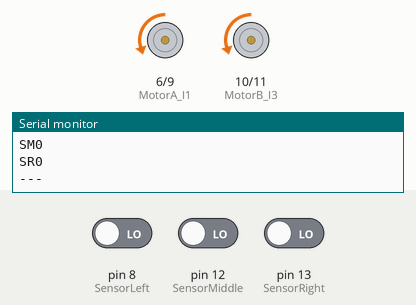
Recording of a sketch running on a simulated Arduino Uno, built with avr-gcc and run on an emulated ATmega328P. Shown: motor-driver pin pairs drawn as motors (green arrow = first pin HIGH = forward, orange = second pin HIGH = backward, longer = more drive), the last lines printed to the serial monitor. Inputs (shaded band) come from the test bench; at power-on: pin 8 (SensorLeft) LOW, pin 13 (SensorRight) LOW, pin 12 (SensorMiddle) LOW.

Above: at 1.8 s.
1.9 s: pin 8 (SensorLeft) driven HIGH
At 3.2 s:
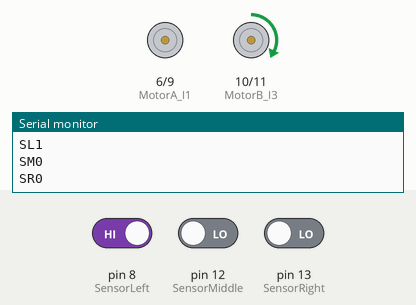
3.5 s: pin 13 (SensorRight) driven HIGH
At 3.8 s:
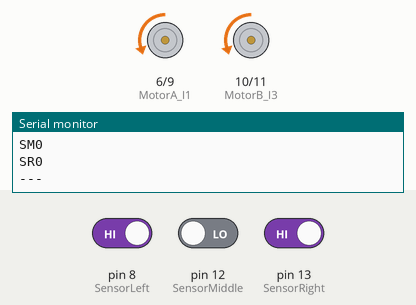
5.0 s: pin 12 (SensorMiddle) driven HIGH
At 6.2 s:
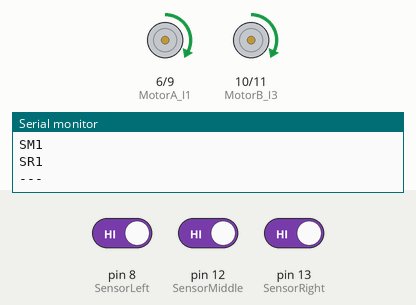
6.5 s: pin 8 (SensorLeft) driven LOW
At 7.7 s:
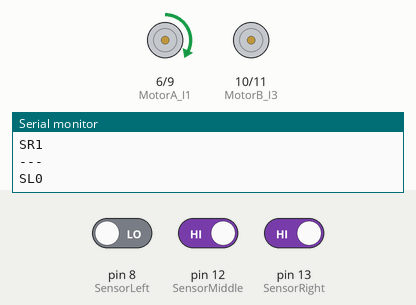
8.0 s: pin 13 (SensorRight) driven LOW
At 8.9 s:
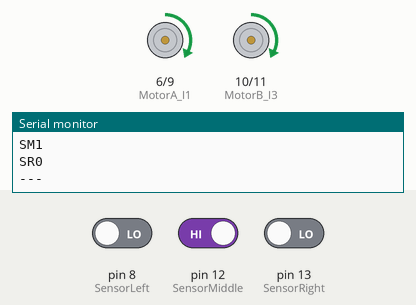
Timing chart, 0 to 10.5 s (numbered marks = the images above; inputs shaded):
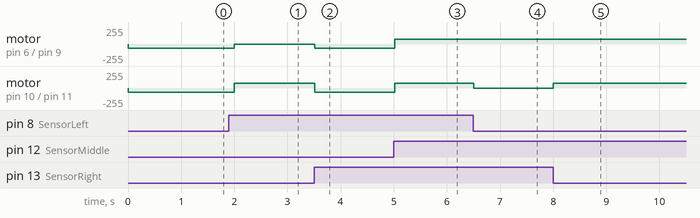

Measured:
- after the input at 1.9 s, motor on pin 6 (MotorA_I1) / pin 9 (MotorA_I2): backward 60/255 → stopped after 0.10 s; motor on pin 10 (MotorB_I3) / pin 11 (MotorB_I4): backward 60/255 → forward 70/255 after 0.10 s
- after the input at 3.5 s, motor on pin 6 (MotorA_I1) / pin 9 (MotorA_I2): stopped → backward 60/255 at once; motor on pin 10 (MotorB_I3) / pin 11 (MotorB_I4): forward 70/255 → backward 60/255 at once
- after the input at 5.0 s, motor on pin 6 (MotorA_I1) / pin 9 (MotorA_I2), motor on pin 10 (MotorB_I3) / pin 11 (MotorB_I4): backward 60/255 → forward 70/255 at once
- after the input at 6.5 s, motor on pin 10 (MotorB_I3) / pin 11 (MotorB_I4): forward 70/255 → stopped at once
- after the input at 8.0 s, motor on pin 10 (MotorB_I3) / pin 11 (MotorB_I4): stopped → forward 70/255 at once

The sketch:

Tracking_Car_demo_stop.ino
```cpp
//前輪驅動
// 宣告 MotorA I3、I4為右輪
// 宣告 MotorB I1、I2為左輪

//目前車體傾向左轉--->左輪不夠力喵~

#define MotorA_I1     6
#define MotorA_I2     9
#define MotorB_I3    10
#define MotorB_I4    11
//#define MotorA_PWMA    5
//#define MotorB_PWMB    6

// 循線模組
#define SensorLeft    8
#define SensorMiddle  12
#define SensorRight   13
int off_track = 0;

int carSH = 70;
int carSL = 0;
int carSM = 100;

//修正項(傾向左偏--->右修正)
int carSHS = 30;
int carSLS = 0;

void setup()
{
  Serial.begin(9600);

  pinMode(MotorA_I1,  OUTPUT);
  pinMode(MotorA_I2,  OUTPUT);
  pinMode(MotorB_I3,  OUTPUT);
  pinMode(MotorB_I4,  OUTPUT);
  //pinMode(MotorA_PWMA, OUTPUT);
  //pinMode(MotorB_PWMB, OUTPUT);

  pinMode(SensorLeft,   INPUT);
  pinMode(SensorMiddle, INPUT);
  pinMode(SensorRight,  INPUT);
}

/*void advance(int a)   // 前進
{
  analogWrite(MotorA_I1,0);
  analogWrite(MotorA_I2,60);
  analogWrite(MotorB_I3,0);
  analogWrite(MotorB_I4,60);
    delay(a * 100);
}

void turnR(int d)    //右轉
{
    analogWrite(MotorA_I1,0);    //馬達（右）逆時針轉動
    analogWrite(MotorA_I2,0);
    analogWrite(MotorB_I3,0);   //馬達（左）逆時針轉動
    analogWrite(MotorB_I4,60);
    delay(d * 100);
}

void turnL(int e)    //左轉
{
    analogWrite(MotorA_I1,0);   //馬達（右）順時針轉動
    analogWrite(MotorA_I2,60);
    analogWrite(MotorB_I3,0);    //馬達（左）順時針轉動
    analogWrite(MotorB_I4,0);
    delay(e * 100);
}


void stopRL(int f)  //停止
{
  analogWrite(MotorA_I1,0);
  analogWrite(MotorA_I2,0);
  analogWrite(MotorB_I3,0);
  analogWrite(MotorB_I4,0);
    delay(f * 100);
}

void back(int g)    //後退
{
    analogWrite(MotorA_I1,60);    //馬達（右）逆時針轉動
    analogWrite(MotorA_I2,0);
    analogWrite(MotorB_I3,60);    //馬達（左）順時針轉動
    analogWrite(MotorB_I4,0);
    delay(g * 100);
}*/


void loop()
{
  // 讀取感測器狀態
  int SL = digitalRead(SensorLeft);
  int SM = digitalRead(SensorMiddle);
  int SR = digitalRead(SensorRight);

  if(SM == HIGH)
  {

   if((SL == HIGH) && (SR == LOW))// 車車右邊碰線//往左修正
   {
    analogWrite(MotorA_I1,carSL);
    analogWrite(MotorA_I2,0);
    analogWrite(MotorB_I3,carSH);
    analogWrite(MotorB_I4,0);

   }

   else if((SL == LOW) && (SR == HIGH))// 車車左邊碰線//往右修正
  {
   analogWrite(MotorA_I1,carSH);
   analogWrite(MotorA_I2,0);
   analogWrite(MotorB_I3,carSL);
   analogWrite(MotorB_I4,0);
  }

  else//((SL == HIGH) && (SR == HIGH)) // 車車完全在白線//前進
 {
  analogWrite(MotorA_I1,carSH);
  analogWrite(MotorA_I2,0);
  analogWrite(MotorB_I3,carSH);
  analogWrite(MotorB_I4,0);
  }


}

else //SM碰黑線
{
  if((SL == HIGH) && (SR == LOW))// 車車右邊碰線//往左修正
  {
   analogWrite(MotorA_I1,carSL);
   analogWrite(MotorA_I2,0);
   analogWrite(MotorB_I3,carSH);
   analogWrite(MotorB_I4,0);
  }

  else if((SL == LOW) && (SR == HIGH))// 車車左邊碰線//往右修正
 {
  analogWrite(MotorA_I1,carSH);
  analogWrite(MotorA_I2,0);
  analogWrite(MotorB_I3,carSL);
  analogWrite(MotorB_I4,0);
 }

 else//((SL == LOW) && (SR == LOW)) // 車車完全在黑線//後退
{
 analogWrite(MotorA_I1,0);
 analogWrite(MotorA_I2,60);
 analogWrite(MotorB_I3,0);
 analogWrite(MotorB_I4,60);
 delay(500);
/* analogWrite(MotorA_I1,carSLS);
 analogWrite(MotorA_I2,0);
 analogWrite(MotorB_I3,carSHS);
 analogWrite(MotorB_I4,0);*/
 }

}
Serial.print("SL");
Serial.println(SL);
Serial.print("SM");
Serial.println(SM);
Serial.print("SR");
Serial.println(SR);
Serial.println("---");
}
```
